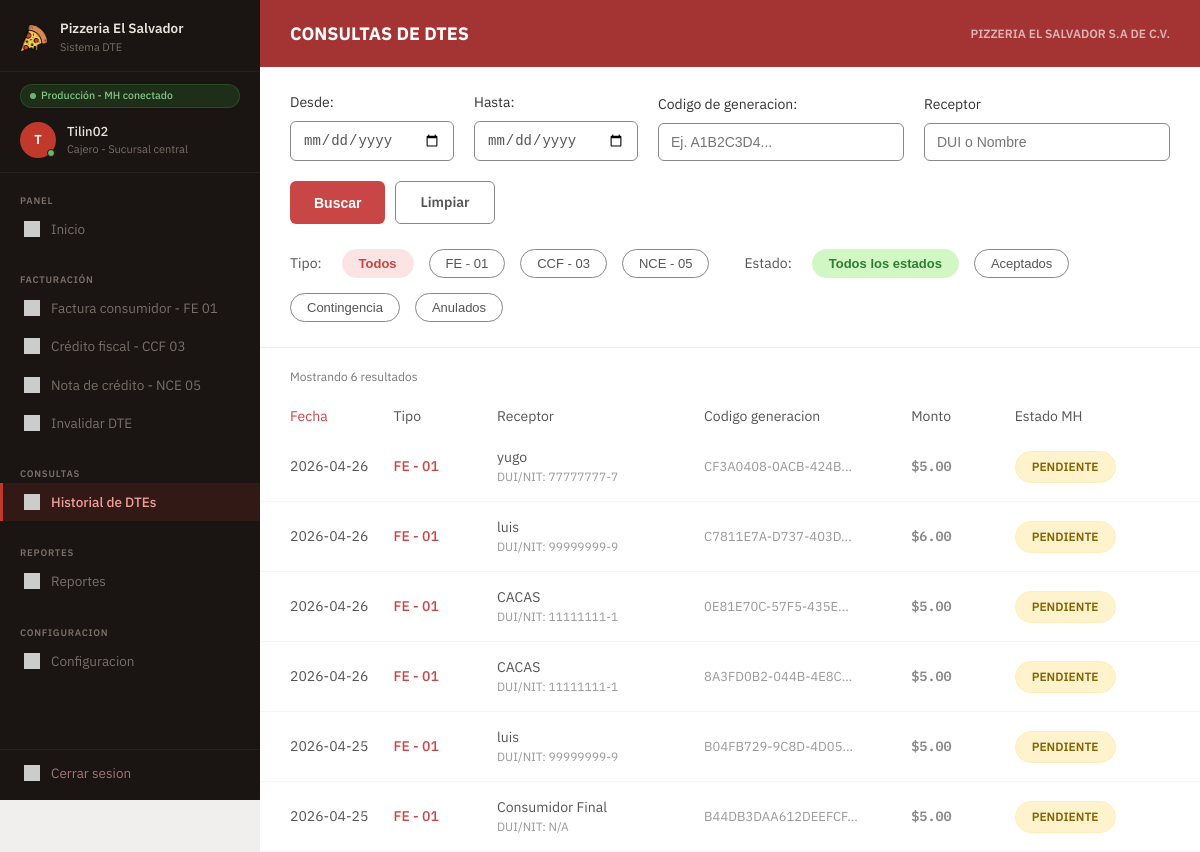
Page /historial_dte.php (signed in) on the committed database.
### tables this page shows
CREATE TABLE `factura` (
  `id_factura` int NOT NULL AUTO_INCREMENT,
  `id_receptor` int DEFAULT NULL,
  `codigo_generacion` char(36) NOT NULL,
  `numero_control` varchar(31) NOT NULL,
  `tipo_dte` char(2) NOT NULL DEFAULT '01',
  `ambiente` char(2) NOT NULL DEFAULT '00',
  `fecha_emision` date NOT NULL,
  `hora_emision` time NOT NULL,
  `condicion_pago` int NOT NULL DEFAULT '1',
  `total_no_sujeto` decimal(16,2) NOT NULL DEFAULT '0.00',
  `total_exento` decimal(16,2) NOT NULL DEFAULT '0.00',
  `total_gravado` decimal(16,2) NOT NULL DEFAULT '0.00',
  `sub_total` decimal(16,2) NOT NULL DEFAULT '0.00',
  `iva_retenido` decimal(16,2) NOT NULL DEFAULT '0.00',
  `retencion_renta` decimal(16,2) NOT NULL DEFAULT '0.00',
  `monto_total` decimal(16,2) NOT NULL DEFAULT '0.00',
  `total_iva` decimal(16,2) NOT NULL DEFAULT '0.00',
  `total_letras` varchar(200) NOT NULL,
  `firma_digital` text,
  `sello_recibido` varchar(50) DEFAULT NULL,
  `estado_mh` varchar(20) NOT NULL DEFAULT 'PENDIENTE',
  `codigo_msg` varchar(3) DEFAULT NULL,
  `descripcion_msg` varchar(500) DEFAULT NULL,
  `modo_contingencia` tinyint(1) NOT NULL DEFAULT '0',
  `intentos_envio` int NOT NULL DEFAULT '0',
  `fecha_registro` datetime NOT NULL DEFAULT CURRENT_TIMESTAMP,
  `fecha_envio` datetime DEFAULT NULL,
  `fecha_respuesta` datetime DEFAULT NULL,
  PRIMARY KEY (`id_factura`),
  UNIQUE KEY `uq_cod_gen` (`codigo_generacion`),
  UNIQUE KEY `uq_num_ctrl` (`numero_control`),
  KEY `fk_fact_dte` (`tipo_dte`),
  KEY `fk_factura_receptor` (`id_receptor`),
  CONSTRAINT `fk_fact_dte` FOREIGN KEY (`tipo_dte`) REFERENCES `cat_tipo_dte` (`codigo`),
  CONSTRAINT `fk_factura_receptor` FOREIGN KEY (`id_receptor`) REFERENCES `receptor` (`id_receptor`),
  CONSTRAINT `chk_estado_mh` CHECK ((`estado_mh` in (_utf8mb4'PENDIENTE',_utf8mb4'ACEPTADO',_utf8mb4'RECHAZADO',_utf8mb4'ANULADO',_utf8mb4'CONTINGENCIA')))
);

CREATE TABLE `receptor` (
  `id_receptor` int NOT NULL AUTO_INCREMENT,
  `tipo_documento` char(2) DEFAULT NULL,
  `num_documento` varchar(20) DEFAULT NULL,
  `nrc` varchar(8) DEFAULT NULL,
  `nombre` varchar(250) NOT NULL,
  `dir_departamento` char(2) NOT NULL,
  `dir_municipio` char(2) NOT NULL,
  `dir_complemento` varchar(200) DEFAULT NULL,
  `telefono` varchar(30) DEFAULT NULL,
  `cod_actividad` char(5) DEFAULT NULL,
  `correo` varchar(100) DEFAULT NULL,
  `usuario` varchar(50) DEFAULT NULL,
  `contrasena_hash` varchar(255) DEFAULT NULL,
  `activo` tinyint(1) DEFAULT '1',
  `fecha_registro` datetime DEFAULT CURRENT_TIMESTAMP,
  PRIMARY KEY (`id_receptor`),
  UNIQUE KEY `usuario` (`usuario`),
  KEY `fk_doc` (`tipo_documento`),
  KEY `fk_mun` (`dir_municipio`,`dir_departamento`),
  KEY `fk_act` (`cod_actividad`),
  CONSTRAINT `fk_act` FOREIGN KEY (`cod_actividad`) REFERENCES `cat_actividad_economica` (`codigo`),
  CONSTRAINT `fk_doc` FOREIGN KEY (`tipo_documento`) REFERENCES `cat_tipo_documento` (`codigo`),
  CONSTRAINT `fk_mun` FOREIGN KEY (`dir_municipio`, `dir_departamento`) REFERENCES `cat_municipio` (`codigo`, `codigo_depto`)
);

### historial_dte.php (the view, shortened to what this page needs)
<?php
$db = new Database();
$conn = $db->getConnection();
$f_desde = $_GET['f_desde'] ?? '';
$f_hasta = $_GET['f_hasta'] ?? '';
$f_codigo = $_GET['f_codigo'] ?? '';
$f_receptor = $_GET['f_receptor'] ?? '';
$f_tipo = $_GET['f_tipo'] ?? '';
$f_estado = $_GET['f_estado'] ?? '';
$sql = "SELECT
            f.tipo_dte,
            r.nombre AS receptor_nombre,
            r.num_documento AS receptor_doc,
            f.numero_control,
            f.codigo_generacion,
            f.monto_total,
            f.estado_mh,
            f.fecha_registro,
            f.fecha_emision,
            f.hora_emision,
            f.sello_recibido,
            f.descripcion_msg,
            f.total_iva,
            f.iva_retenido,
            f.retencion_renta
        FROM factura f
        LEFT JOIN receptor r ON f.id_receptor = r.id_receptor
        WHERE 1=1";
$sql .= " ORDER BY f.fecha_emision DESC, f.hora_emision DESC";
$stmt = $conn->prepare($sql);
$stmt->execute();
$result = $stmt->get_result();
$facturas = [];
if ($result) {
    while ($row = $result->fetch_assoc()) {
        $facturas[] = $row;
    }
}
?>
<!DOCTYPE html>
<html lang="es">
<head>
    <link rel="stylesheet" href="css/style.css">
</head>
<body>
<div class="layout">
    <?php include 'navegacion.php'; ?>
    <div class="main-content" style="background-color: #fff;">
        <div class="historial-topbar">
            <h1>Consultas de DTEs</h1>
            <span class="company-name">Pizzeria El Salvador S.A de C.V.</span>
        </div>
        <form method="GET" action="historial_dte.php" class="filters-container" id="formFiltros">
            <div class="filters-grid">
                <div class="filter-group">
                    <label>Desde:</label>
                    <input type="date" name="f_desde" value="<?= htmlspecialchars($f_desde) ?>">
                </div>
                <div class="filter-group">
                    <label>Hasta:</label>
                    <input type="date" name="f_hasta" value="<?= htmlspecialchars($f_hasta) ?>">
                </div>
                <div class="filter-group" style="flex: 1.5;">
                    <label>Codigo de generacion:</label>
                    <input type="text" name="f_codigo" placeholder="Ej. A1B2C3D4..." value="<?= htmlspecialchars($f_codigo) ?>">
                </div>
                <div class="filter-group" style="flex: 1.5;">
                    <label>Receptor</label>
                    <input type="text" name="f_receptor" placeholder="DUI o Nombre" value="<?= htmlspecialchars($f_receptor) ?>">
                </div>
                <div class="filter-actions">
                    <button type="submit" class="btn-buscar">Buscar</button>
                    <a href="historial_dte.php" class="btn-limpiar" style="text-decoration:none; display:flex; align-items:center;">Limpiar</a>
                </div>
            </div>
            <div class="pills-row">
                <span class="pills-label">Tipo:</span>
                <button type="button" class="pill-btn <?= empty($f_tipo) || $f_tipo == 'TODOS' ? 'active red' : '' ?>" onclick="setFilter('f_tipo', 'TODOS')">Todos</button>
                <button type="button" class="pill-btn <?= $f_tipo == '01' ? 'active red' : '' ?>" onclick="setFilter('f_tipo', '01')">FE - 01</button>
                <button type="button" class="pill-btn <?= $f_tipo == '03' ? 'active red' : '' ?>" onclick="setFilter('f_tipo', '03')">CCF - 03</button>
                <button type="button" class="pill-btn <?= $f_tipo == '05' ? 'active red' : '' ?>" onclick="setFilter('f_tipo', '05')">NCE - 05</button>
                <span class="pills-label" style="margin-left: 20px;">Estado:</span>
                <button type="button" class="pill-btn <?= empty($f_estado) || $f_estado == 'TODOS' ? 'active green' : '' ?>" onclick="setFilter('f_estado', 'TODOS')">Todos los estados</button>
                <button type="button" class="pill-btn <?= $f_estado == 'ACEPTADO' ? 'active green' : '' ?>" onclick="setFilter('f_estado', 'ACEPTADO')">Aceptados</button>
                <button type="button" class="pill-btn <?= $f_estado == 'CONTINGENCIA' ? 'active green' : '' ?>" onclick="setFilter('f_estado', 'CONTINGENCIA')">Contingencia</button>
                <button type="button" class="pill-btn <?= $f_estado == 'ANULADO' ? 'active green' : '' ?>" onclick="setFilter('f_estado', 'ANULADO')">Anulados</button>
            </div>
        </form>
        <div class="results-info">Mostrando <?= count($facturas) ?> resultados</div>
        <div class="table-header">
            <div class="sortable">Fecha</div>
            <div>Tipo</div>
            <div>Receptor</div>
            <div>Codigo generacion</div>
            <div>Monto</div>
            <div>Estado MH</div>
        </div>
        <?php if(empty($facturas)): ?>
            <div style="padding: 30px; text-align: center; color: #888;">No hay facturas registradas aún.</div>
        <?php else: ?>
            <?php foreach ($facturas as $index => $fac):
                $tipoLabel = ($fac['tipo_dte'] == '01') ? 'FE - 01' : 'CCF - 03';
                $badgeClass = ($fac['estado_mh'] == 'ACEPTADO') ? 'badge-aceptado' : 'badge-pendiente';
                $fechaEmi = date("Y-m-d", strtotime($fac['fecha_emision']));
            ?>
            <div class="row-item" onclick="toggleDetails(<?= $index ?>)">
                <div><?= htmlspecialchars($fechaEmi) ?></div>
                <div class="td-tipo"><?= $tipoLabel ?></div>
                <div class="td-receptor">
                    <?= htmlspecialchars($fac['receptor_nombre'] ?? 'Consumidor Final') ?>
                    <span class="dui">DUI/NIT: <?= htmlspecialchars($fac['receptor_doc'] ?? 'N/A') ?></span>
                </div>
                <div class="td-codigo"><?= htmlspecialchars(substr($fac['codigo_generacion'], 0, 18)) ?>...</div>
                <div class="td-monto">$<?= number_format($fac['monto_total'], 2) ?></div>
                <div><span class="<?= $badgeClass ?>"><?= htmlspecialchars($fac['estado_mh']) ?></span></div>
            </div>
            <?php endforeach; ?>
        <?php endif; ?>
    </div>
</div>
</body>
</html>

### css/style.css (style rules this page uses)
*, *::before, *::after { box-sizing: border-box; margin: 0; padding: 0; }
:root { --sidebar-bg: #1a1412; --sidebar-width: 260px; --sidebar-accent: #c0392b; --bg-main: #f0efed; --bg-card: #ffffff; --bg-card-hover: #fafafa; --text-primary: #1a1412; --text-secondary: #6b6560; --text-muted: #9e9890; --text-sidebar: #e8e2da; --text-sidebar-dim: #7a6f68; --fe-bg: #fde8e7; --fe-color: #c0392b; --ccf-bg: #e6f4ea; --ccf-color:#2e7d32; --nce-bg: #fff3e0; --nce-color:#e65100; --inv-bg: #eeeeee; --inv-color:#424242; --estado-aceptado-bg: #e6f4ea; --estado-aceptado-color: #2e7d32; --estado-contingencia-bg: #fff3e0; --estado-contingencia-color: #e65100; --border: #e2ddd8; --border-light: #ebe7e2; --font: 'IBM Plex Sans', sans-serif; --font-mono: 'IBM Plex Mono', monospace; --shadow-card: 0 1px 3px rgba(0,0,0,.07), 0 1px 2px rgba(0,0,0,.04); --shadow-card-hover: 0 4px 12px rgba(0,0,0,.10); }
html, body { height: 100%; font-family: var(--font); background: var(--bg-main); color: var(--text-primary); font-size: 14px; line-height: 1.5; }
a { text-decoration: none; color: inherit; }
.layout { display: flex; min-height: 100vh; }
.main-content { flex: 1; margin-left: var(--sidebar-width); display: flex; flex-direction: column; min-height: 100vh; }
.td-monto { font-family: var(--font-mono); font-size: 13.5px; font-weight: 500; color: var(--text-primary); white-space: nowrap; }
.historial-topbar { background-color: #a43333; color: #ffffff; padding: 20px 30px; display: flex; justify-content: space-between; align-items: center; }
.historial-topbar h1 { margin: 0; font-size: 18px; text-transform: uppercase; font-weight: 700; }
.historial-topbar .company-name { font-size: 12px; font-weight: 600; text-transform: uppercase; color: #e0b4b4; }
.filters-container { padding: 25px 30px; background-color: #ffffff; border-bottom: 1px solid #eee; }
.filters-grid { display: flex; gap: 20px; margin-bottom: 25px; align-items: flex-end; flex-wrap: wrap; }
.filter-group { display: flex; flex-direction: column; gap: 8px; flex: 1; min-width: 150px; }
.filter-group label { font-size: 14px; color: #333; }
.filter-group input { padding: 10px 12px; border: 1px solid #888; border-radius: 6px; font-size: 14px; color: #555; outline: none; }
.filter-actions { display: flex; gap: 10px; }
.btn-buscar { background-color: #c94646; color: white; border: none; padding: 10px 24px; border-radius: 6px; font-weight: 600; cursor: pointer; font-size: 14px; }
.btn-limpiar { background-color: transparent; color: #555; border: 1px solid #888; padding: 10px 24px; border-radius: 6px; font-weight: 600; cursor: pointer; font-size: 14px; }
.pills-row { display: flex; align-items: center; gap: 15px; flex-wrap: wrap; }
.pills-label { font-size: 14px; color: #555; margin-right: 5px; }
.pill-btn { background: transparent; border: 1px solid #888; color: #555; padding: 6px 16px; border-radius: 20px; font-size: 13px; cursor: pointer; transition: all 0.2s; }
.pill-btn.active.red { background-color: #fce4e4; color: #c94646; border-color: #fce4e4; font-weight: 600; }
.pill-btn.active.green { background-color: #d1f7c4; color: #2e7d32; border-color: #d1f7c4; font-weight: 600; }
.results-info { font-size: 12px; color: #777; margin: 20px 30px 10px 30px; }
.table-header, .row-item { display: grid; grid-template-columns: 1fr 1fr 2fr 2fr 1fr 1.5fr; padding: 10px 30px; color: #555; font-size: 14px; align-items: center; }
.table-header { padding-bottom: 5px; }
.table-header .sortable { color: #c94646; }
.row-item { padding: 15px 30px; border-bottom: 1px solid #f5f5f5; cursor: pointer; }
.td-tipo { color: #c94646; font-weight: 500; }
.td-receptor { display: flex; flex-direction: column; }
.td-receptor .dui { font-size: 12px; color: #999; }
.td-monto { color: #888; font-weight: 600; }
.td-codigo { color: #999; font-size: 13px; }
.badge-pendiente { background-color: #fff3cd; color: #856404; padding: 6px 16px; border-radius: 20px; font-weight: 600; font-size: 12px; border: 1px solid #ffeeba; display: inline-block; text-align: center; }

### rows in the picture
factura: fecha_emision "2026-04-26", tipo_dte "FE - 01", id_receptor.nombre "yugo", id_receptor.num_documento "77777777-7", codigo_generacion "CF3A0408-0ACB-424B", monto_total "5.00", estado_mh "PENDIENTE"
factura: fecha_emision "2026-04-26", tipo_dte "FE - 01", id_receptor.nombre "luis", id_receptor.num_documento "99999999-9", codigo_generacion "C7811E7A-D737-403D", monto_total "6.00", estado_mh "PENDIENTE"
factura: fecha_emision "2026-04-26", tipo_dte "FE - 01", id_receptor.nombre "CACAS", id_receptor.num_documento "11111111-1", codigo_generacion "0E81E70C-57F5-435E", monto_total "5.00", estado_mh "PENDIENTE"
factura: fecha_emision "2026-04-26", tipo_dte "FE - 01", id_receptor.nombre "CACAS", id_receptor.num_documento "11111111-1", codigo_generacion "8A3FD0B2-044B-4E8C", monto_total "5.00", estado_mh "PENDIENTE"
factura: fecha_emision "2026-04-25", tipo_dte "FE - 01", id_receptor.nombre "luis", id_receptor.num_documento "99999999-9", codigo_generacion "B04FB729-9C8D-4D05", monto_total "5.00", estado_mh "PENDIENTE"
factura: fecha_emision "2026-04-25", tipo_dte "FE - 01", receptor_nombre "Consumidor Final", receptor_doc "N/A", codigo_generacion "B44DB3DAA612DEEFCF", monto_total "5.00", estado_mh "PENDIENTE"

### other values in the picture
$usuario_iniciales "T"
$usuario_nombre "Tilin02"
$usuario_rol "Cajero - Sucursal central"
count($facturas) "6"
